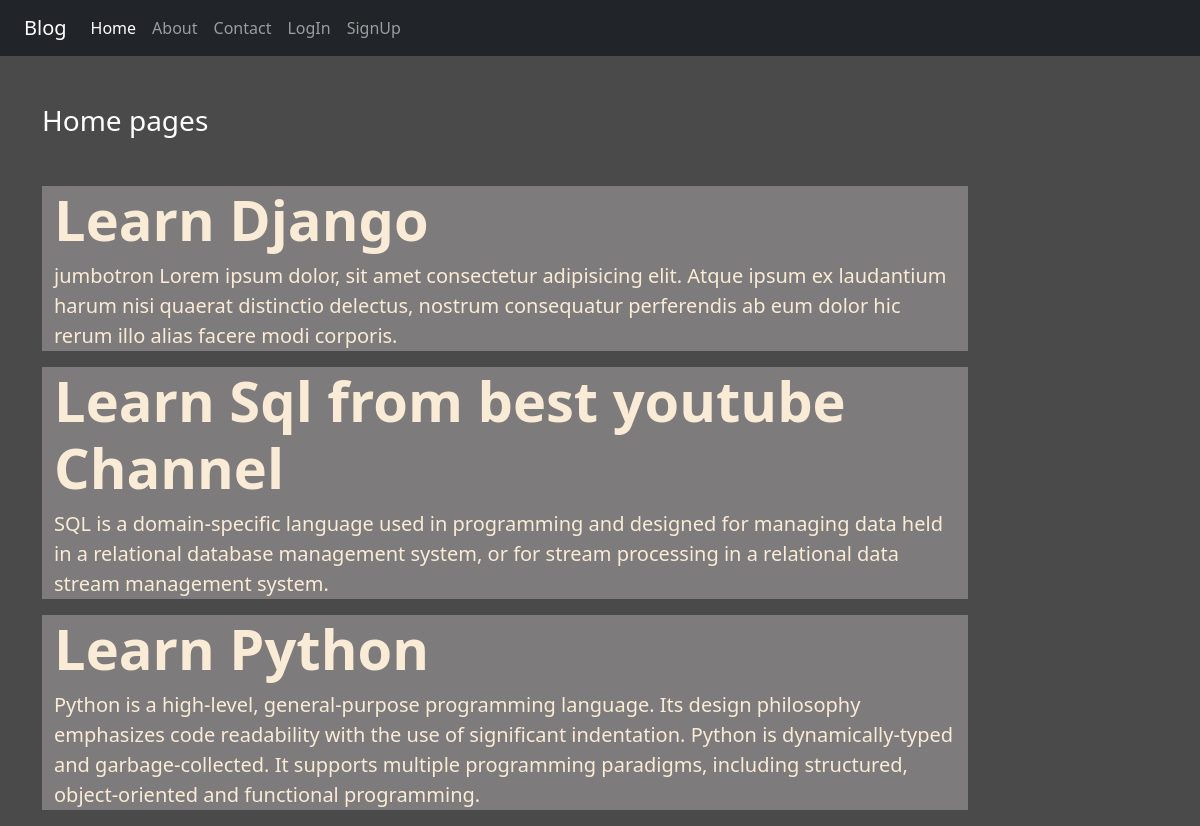
The page / on the database its author committed.
### blog/models.py (models this page shows)
class Post(models.Model):
    title = models.CharField(max_length=150)
    desc = models.TextField()

### blog/views.py (the view)
# urls.py: 2. Add a URL to urlpatterns:  path('', views.home, name='home')
def home(request):
    posts = Post.objects.all()
    print(posts)
    return render(request, 'blog/home.html', {'posts':posts})

### blog/templates/blog/home.html
{% extends 'blog/base.html'%}
{% load static %}
{% block content %}
<div class="col-sm-10">
  <h3 class="text-white my-5">Home pages</h3>
  {% for p in posts %}
  <div
    class="jumbotron jumbotron-fluid jumbo-color"
    style="background-color: rgb(125 123 123)"
  >
    <div class="container">
      <h1 class="display-4 fw-bold">{{p.title}}</h1>
      <p class="lead">
        {{p.desc}}
      </p>
    </div>
  </div>
  {% endfor %}
</div>
{% endblock content %}

### blog/static/blog/css/style.css (style rules this page uses)
body { background-color: rgb(75, 74, 74); color: antiquewhite; }
.jumbo-color { background-color: rgb(83, 81, 81); }

### rows shown on the page
Post: title "Learn Django", desc "jumbotron Lorem ipsum dolor, sit amet consectetur adipisicing elit. Atque ipsum ex laudantium harum nisi quaerat distinctio delectus, nostrum consequatur perferendis ab eum dolor hic rerum illo alias facere modi corporis."
Post: title "Learn Sql from best youtube Channel", desc "SQL is a domain-specific language used in programming and designed for managing data held in a relational database management system, or for stream processing in a relational data stream management system."
Post: title "Learn Python", desc "Python is a high-level, general-purpose programming language. Its design philosophy emphasizes code readability with the use of significant indentation. Python is dynamically-typed and garbage-collected. It supports multiple programming paradigms, including structured, object-oriented and functional programming."
